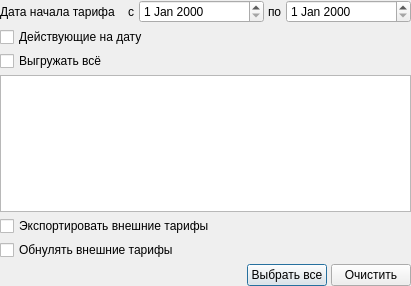
<?xml version="1.0" encoding="UTF-8"?>
<ui version="4.0">
 <class>ExportTariff_Wizard_1</class>
 <widget class="QDialog" name="ExportTariff_Wizard_1">
  <property name="windowModality">
   <enum>Qt::NonModal</enum>
  </property>
  <property name="geometry">
   <rect>
    <x>0</x>
    <y>0</y>
    <width>411</width>
    <height>286</height>
   </rect>
  </property>
  <property name="windowTitle">
   <string>Выбор экспортируемых тарифов</string>
  </property>
  <layout class="QGridLayout" name="gridLayout">
   <property name="margin">
    <number>0</number>
   </property>
   <property name="spacing">
    <number>4</number>
   </property>
   <item row="3" column="0">
    <widget class="QCheckBox" name="chkActive">
     <property name="text">
      <string>Действующие на дату</string>
     </property>
    </widget>
   </item>
   <item row="10" column="1">
    <widget class="QPushButton" name="btnSelectAll">
     <property name="text">
      <string>Выбрать все</string>
     </property>
    </widget>
   </item>
   <item row="2" column="0" colspan="3">
    <layout class="QHBoxLayout" name="_2">
     <item>
      <widget class="QLabel" name="label">
       <property name="sizePolicy">
        <sizepolicy hsizetype="Maximum" vsizetype="Preferred">
         <horstretch>0</horstretch>
         <verstretch>0</verstretch>
        </sizepolicy>
       </property>
       <property name="text">
        <string>Дата начала тарифа    с</string>
       </property>
      </widget>
     </item>
     <item>
      <widget class="CDateEdit" name="edtFilterBegDateFrom">
       <property name="sizePolicy">
        <sizepolicy hsizetype="Preferred" vsizetype="Fixed">
         <horstretch>0</horstretch>
         <verstretch>0</verstretch>
        </sizepolicy>
       </property>
       <property name="minimumSize">
        <size>
         <width>120</width>
         <height>0</height>
        </size>
       </property>
      </widget>
     </item>
     <item>
      <widget class="QLabel" name="label_2">
       <property name="sizePolicy">
        <sizepolicy hsizetype="Maximum" vsizetype="Preferred">
         <horstretch>0</horstretch>
         <verstretch>0</verstretch>
        </sizepolicy>
       </property>
       <property name="text">
        <string>по</string>
       </property>
      </widget>
     </item>
     <item>
      <widget class="CDateEdit" name="edtFilterBegDateTil">
       <property name="sizePolicy">
        <sizepolicy hsizetype="Preferred" vsizetype="Fixed">
         <horstretch>0</horstretch>
         <verstretch>0</verstretch>
        </sizepolicy>
       </property>
       <property name="minimumSize">
        <size>
         <width>120</width>
         <height>0</height>
        </size>
       </property>
      </widget>
     </item>
    </layout>
   </item>
   <item row="10" column="0">
    <spacer>
     <property name="orientation">
      <enum>Qt::Horizontal</enum>
     </property>
     <property name="sizeHint" stdset="0">
      <size>
       <width>229</width>
       <height>20</height>
      </size>
     </property>
    </spacer>
   </item>
   <item row="10" column="2">
    <widget class="QPushButton" name="btnClearSelection">
     <property name="text">
      <string>Очистить</string>
     </property>
    </widget>
   </item>
   <item row="8" column="0">
    <widget class="QCheckBox" name="chkExportExternalTariff">
     <property name="text">
      <string>Экспортировать внешние тарифы</string>
     </property>
    </widget>
   </item>
   <item row="7" column="0" colspan="3">
    <widget class="CInDocTableView" name="tblItems">
     <property name="whatsThis">
      <string comment="ура!">список записей</string>
     </property>
     <property name="tabKeyNavigation">
      <bool>false</bool>
     </property>
     <property name="alternatingRowColors">
      <bool>true</bool>
     </property>
    </widget>
   </item>
   <item row="6" column="0" colspan="3">
    <widget class="QCheckBox" name="chkExportAll">
     <property name="text">
      <string>Выгружать всё</string>
     </property>
    </widget>
   </item>
   <item row="9" column="0">
    <widget class="QCheckBox" name="chkExportExternalTariffToZero">
     <property name="text">
      <string>Обнулять внешние тарифы</string>
     </property>
    </widget>
   </item>
  </layout>
 </widget>
 <customwidgets>
  <customwidget>
   <class>CDateEdit</class>
   <extends>QDateEdit</extends>
   <header>library/DateEdit.h</header>
  </customwidget>
  <customwidget>
   <class>CInDocTableView</class>
   <extends>QTableView</extends>
   <header>library/InDocTable.h</header>
  </customwidget>
 </customwidgets>
 <tabstops>
  <tabstop>edtFilterBegDateFrom</tabstop>
  <tabstop>edtFilterBegDateTil</tabstop>
  <tabstop>chkActive</tabstop>
  <tabstop>chkExportAll</tabstop>
  <tabstop>tblItems</tabstop>
  <tabstop>chkExportExternalTariff</tabstop>
  <tabstop>chkExportExternalTariffToZero</tabstop>
  <tabstop>btnSelectAll</tabstop>
  <tabstop>btnClearSelection</tabstop>
 </tabstops>
 <resources/>
 <connections/>
</ui>
